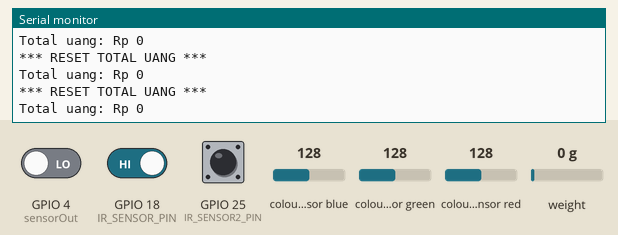
This sketch was run on a simulated ESP32. Shown: the last lines printed to the serial monitor. Wiring (inferred from the names in the program): TCS3200 colour sensor: output GPIO 25; S2 GPIO 32; S3 GPIO 33; S0 GPIO 23; S1 GPIO 22. The test bench sets the inputs (shaded band); at power-on: weight on the scale 0 g, GPIO 18 (IR_SENSOR_PIN) HIGH, GPIO 4 (sensorOut) LOW, GPIO 25 (IR_SENSOR2_PIN) HIGH, colour sensor blue 128, colour sensor green 128, colour sensor red 128. WiFi joins after 1.5 s; servers stay silent unless stated.

Above: at 5.6 s.
5.7 s: weight on the scale set to 100 g
At 5.95 s:
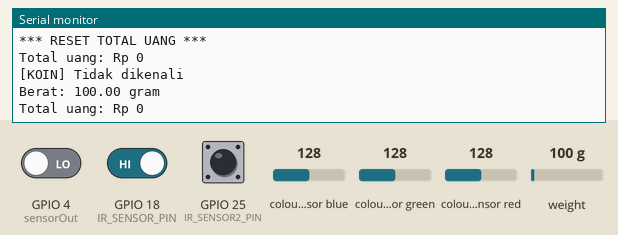
7.2 s: GPIO 18 (IR_SENSOR_PIN) driven LOW
At 8.7 s:
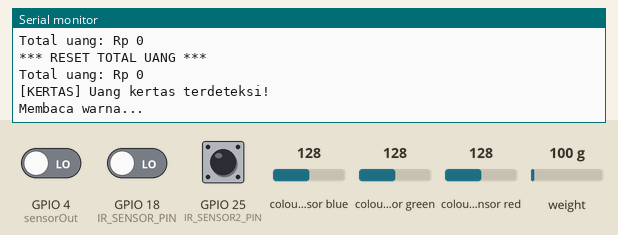

Measured:
- after the input at 5.7 s, the serial monitor: prints a new line after 0.08 s (image 1)
- after the input at 7.2 s, the serial monitor: prints a new line at once (image 2)

The sketch:

Projek_identifikasi_uang.ino
```cpp
/*
 * ========================================================================
 * SISTEM IDENTIFIKASI UANG OTOMATIS
 * Kelompok: MILKY WAY
 * ========================================================================
 * Deskripsi:
 * Sistem ini menggunakan ESP32 untuk mendeteksi dan mengidentifikasi
 * uang kertas dan koin secara otomatis menggunakan:
 * - Sensor warna TCS3200 untuk identifikasi uang kertas
 * - Load cell HX711 untuk identifikasi koin berdasarkan berat
 * - IR sensor untuk trigger deteksi
 * - Blynk IoT untuk monitoring dan reset
 * ========================================================================
 */

#define BLYNK_PRINT Serial

/* ========================================================================
 * KONFIGURASI BLYNK
 * ======================================================================== */
#define BLYNK_TEMPLATE_ID "TMPL6p9414P_W"
#define BLYNK_TEMPLATE_NAME "ESP32"
#define BLYNK_AUTH_TOKEN "X2bUA0-WZzVD06ZHwlkYLBfGNefhEgxF"

/* ========================================================================
 * LIBRARY
 * ======================================================================== */
#include <WiFi.h>
#include <WiFiClient.h>
#include <BlynkSimpleEsp32.h>
#include <HX711_ADC.h>

/* ========================================================================
 * KONFIGURASI WIFI
 * ======================================================================== */
char ssid[] = "realme 10";     // Ganti dengan SSID WiFi Anda
char pass[] = "12345678";       // Ganti dengan password WiFi Anda

/* ========================================================================
 * KONFIGURASI PIN
 * ======================================================================== */
// Pin TCS3200 Color Sensor
#define S0            23
#define S1            22
#define S2            32
#define S3            33
#define sensorOut     4

// Pin IR Sensor
#define IR_SENSOR_PIN     18    // Sensor untuk deteksi uang kertas
#define IR_SENSOR2_PIN    25    // Sensor untuk reset (interrupt)

// Pin HX711 Load Cell
const int HX711_dout = 26;
const int HX711_sck  = 27;

/* ========================================================================
 * KALIBRASI SENSOR WARNA TCS3200
 * Nilai ini didapat dari hasil kalibrasi untuk uang rupiah
 * ======================================================================== */
int redMin   = 167,  redMax   = 1400;
int greenMin = 163,  greenMax = 1420;
int blueMin  = 138,  blueMax  = 1170;

/* ========================================================================
 * INISIALISASI OBJEK
 * ======================================================================== */
HX711_ADC loadcell(HX711_dout, HX711_sck);
BlynkTimer timer;

/* ========================================================================
 * VARIABEL GLOBAL
 * ======================================================================== */
// Variabel untuk sensor IR dan warna
int currentIRState, prevIRState = HIGH;
int redPW = 0, greenPW = 0, bluePW = 0;     // Output raw pulse dari sensor
int reds = 0, greens = 0, blues = 0;        // Nilai RGB yang sudah di-mapping

// Variabel untuk total uang dan deteksi koin
int uangTotal = 0;
bool koinTerdeteksi = false;

// Variabel untuk debounce dan interrupt
volatile bool isrTriggered = false;
volatile unsigned long lastInterruptTime = 0;
unsigned long lastKoinTime = 0;
const unsigned long debounceKoinTime = 2000;    // Debounce 2 detik untuk koin

/* ========================================================================
 * FUNGSI ISR (INTERRUPT SERVICE ROUTINE)
 * Fungsi ini dipanggil ketika IR sensor 2 mendeteksi objek (FALLING edge)
 * Digunakan untuk reset total uang
 * ======================================================================== */
void IRAM_ATTR isr() {
  unsigned long interruptTime = millis();

  // Debounce 200ms untuk mencegah trigger berulang
  if (interruptTime - lastInterruptTime > 200) {
    isrTriggered = true;
    lastInterruptTime = interruptTime;
  }
}

/* ========================================================================
 * FUNGSI UPDATE BLYNK
 * Update nilai total uang ke Blynk Virtual Pin V0
 * ======================================================================== */
void updateBlynk() {
  Blynk.virtualWrite(V0, uangTotal);
}

/* ========================================================================
 * FUNGSI SETUP
 * Inisialisasi semua komponen dan koneksi
 * ======================================================================== */
void setup() {
  // Inisialisasi Serial Monitor
  Serial.begin(9600);
  Serial.println("\n========================================");
  Serial.println("  SISTEM IDENTIFIKASI UANG OTOMATIS");
  Serial.println("  Kelompok: MILKY WAY");
  Serial.println("========================================\n");

  // Inisialisasi Load Cell HX711
  Serial.println("Inisialisasi Load Cell...");
  loadcell.begin();
  loadcell.start(2000);
  loadcell.setCalFactor(1034.61);  // Faktor kalibrasi (sesuaikan jika perlu)
  Serial.println("Load Cell siap.\n");

  // Konfigurasi pin TCS3200 Color Sensor
  Serial.println("Inisialisasi TCS3200 Color Sensor...");
  pinMode(S0, OUTPUT);
  pinMode(S1, OUTPUT);
  pinMode(S2, OUTPUT);
  pinMode(S3, OUTPUT);
  pinMode(sensorOut, INPUT);

  // Set frekuensi output TCS3200 ke 20%
  digitalWrite(S0, HIGH);
  digitalWrite(S1, LOW);
  Serial.println("TCS3200 siap.\n");

  // Inisialisasi IR Sensor
  Serial.println("Inisialisasi IR Sensor...");
  pinMode(IR_SENSOR_PIN, INPUT);
  attachInterrupt(digitalPinToInterrupt(IR_SENSOR2_PIN), isr, FALLING);
  Serial.println("IR Sensor siap.\n");

  // Koneksi ke Blynk
  Serial.println("Menghubungkan ke Blynk...");
  Blynk.begin(BLYNK_AUTH_TOKEN, ssid, pass);
  Serial.println("Terhubung ke Blynk!\n");

  // Setup timer untuk update Blynk setiap 1 detik
  timer.setInterval(1000L, updateBlynk);

  Serial.println("========================================");
  Serial.println("  SISTEM SIAP DIGUNAKAN!");
  Serial.println("========================================\n");
}

/* ========================================================================
 * FUNGSI MEMBACA WARNA
 * Membaca nilai RGB dari sensor TCS3200 dan mapping ke rentang 0-255
 * ======================================================================== */
void readColor() {
  // Baca komponen warna MERAH
  digitalWrite(S2, LOW);
  digitalWrite(S3, LOW);
  redPW = pulseIn(sensorOut, LOW);
  reds = constrain(map(redPW, redMin, redMax, 255, 0), 0, 255);

  // Baca komponen warna HIJAU
  digitalWrite(S2, HIGH);
  digitalWrite(S3, HIGH);
  greenPW = pulseIn(sensorOut, LOW);
  greens = constrain(map(greenPW, greenMin, greenMax, 255, 0), 0, 255);

  // Baca komponen warna BIRU
  digitalWrite(S2, LOW);
  digitalWrite(S3, HIGH);
  bluePW = pulseIn(sensorOut, LOW);
  blues = constrain(map(bluePW, blueMin, blueMax, 255, 0), 0, 255);

  // Tampilkan nilai RGB ke Serial Monitor
  Serial.print("RGB: [");
  Serial.print(reds);
  Serial.print(", ");
  Serial.print(greens);
  Serial.print(", ");
  Serial.print(blues);
  Serial.println("]");
}

/* ========================================================================
 * FUNGSI DETEKSI UANG KERTAS
 * Mengidentifikasi nominal uang kertas berdasarkan warna RGB
 *
 * Parameter:
 *   r - Nilai merah (0-255)
 *   g - Nilai hijau (0-255)
 *   b - Nilai biru (0-255)
 *
 * Return:
 *   Nominal uang (100000, 50000, 20000) atau 0 jika tidak dikenali
 * ======================================================================== */
int detectUang(int r, int g, int b) {
  // Deteksi uang Rp 100.000 (dominan MERAH)
  if (r > g && r > b && r > 170 && g > 155 && b > 155) {
    return 100000;
  }

  // Deteksi uang Rp 50.000 (dominan BIRU)
  if (b > r && b > g && r > 150 && g > 170 && b > 175) {
    return 50000;
  }

  // Deteksi uang Rp 20.000 (dominan HIJAU)
  if (g > r && g > b && r > 150 && g > 170 && b > 155) {
    return 20000;
  }

  // Tidak dikenali
  return 0;
}

/* ========================================================================
 * FUNGSI LOOP UTAMA
 * ======================================================================== */
void loop() {
  // Jalankan Blynk dan timer
  Blynk.run();
  timer.run();

  // Update data dari load cell
  loadcell.update();

  // ======================================================================
  // PROSES INTERRUPT RESET
  // ======================================================================
  if (isrTriggered) {
    isrTriggered = false;
    uangTotal = 0;

    // Update Blynk
    Blynk.virtualWrite(V1, "Reset");
    Blynk.virtualWrite(V0, uangTotal);

    Serial.println("\n*** RESET TOTAL UANG ***");
    Serial.println("Total uang: Rp 0\n");
  }

  // ======================================================================
  // PROSES DETEKSI KOIN MENGGUNAKAN LOAD CELL
  // ======================================================================
  float berat = loadcell.getData();

  // Debounce untuk mencegah pembacaan berulang
  if (millis() - lastKoinTime > debounceKoinTime) {

    // Deteksi koin baru berdasarkan berat
    if (!koinTerdeteksi && berat > 3) {
      koinTerdeteksi = true;

      // Identifikasi nominal koin berdasarkan berat
      if (berat >= 3.25 && berat <= 5.5) {
        // Koin Rp 1000 (berat: 3.25 - 5.5 gram)
        uangTotal += 1000;
        Serial.println("\n[KOIN] Rp 1.000 terdeteksi");
        Serial.print("Berat: ");
        Serial.print(berat, 2);
        Serial.println(" gram");

      } else if (berat >= 2 && berat < 3.2) {
        // Koin Rp 500 (berat: 2 - 3.2 gram)
        uangTotal += 500;
        Serial.println("\n[KOIN] Rp 500 terdeteksi");
        Serial.print("Berat: ");
        Serial.print(berat, 2);
        Serial.println(" gram");

      } else {
        Serial.println("\n[KOIN] Tidak dikenali");
        Serial.print("Berat: ");
        Serial.print(berat, 2);
        Serial.println(" gram");
      }

      Serial.print("Total uang: Rp ");
      Serial.println(uangTotal);
      Serial.println();

      lastKoinTime = millis();
    }

    // Deteksi koin diangkat
    if (koinTerdeteksi && berat < 1) {
      koinTerdeteksi = false;
      Serial.println("[INFO] Koin telah diangkat.\n");
    }
  }
  currentIRState = digitalRead(IR_SENSOR_PIN);

  // ======================================================================
  // PROSES DETEKSI UANG KERTAS MENGGUNAKAN SENSOR WARNA
  // ======================================================================
  // Trigger deteksi saat IR sensor mendeteksi uang kertas (FALLING edge)
  if (currentIRState == LOW && currentIRState != prevIRState) {
    Serial.println("\n[KERTAS] Uang kertas terdeteksi!");
    Serial.println("Membaca warna...");

    // Baca nilai warna
    readColor();

    // Identifikasi nominal berdasarkan warna
    int nilaiUang = detectUang(reds, greens, blues);

    if (nilaiUang > 0) {
      uangTotal += nilaiUang;
      Serial.print("[KERTAS] Nominal: Rp ");
      Serial.println(nilaiUang);
    } else {
      Serial.println("[KERTAS] Tidak dikenali");
    }

    Serial.print("Total uang: Rp ");
    Serial.println(uangTotal);
    Serial.println();

    delay(500); // Debounce
  }

  prevIRState = currentIRState;
}
```
